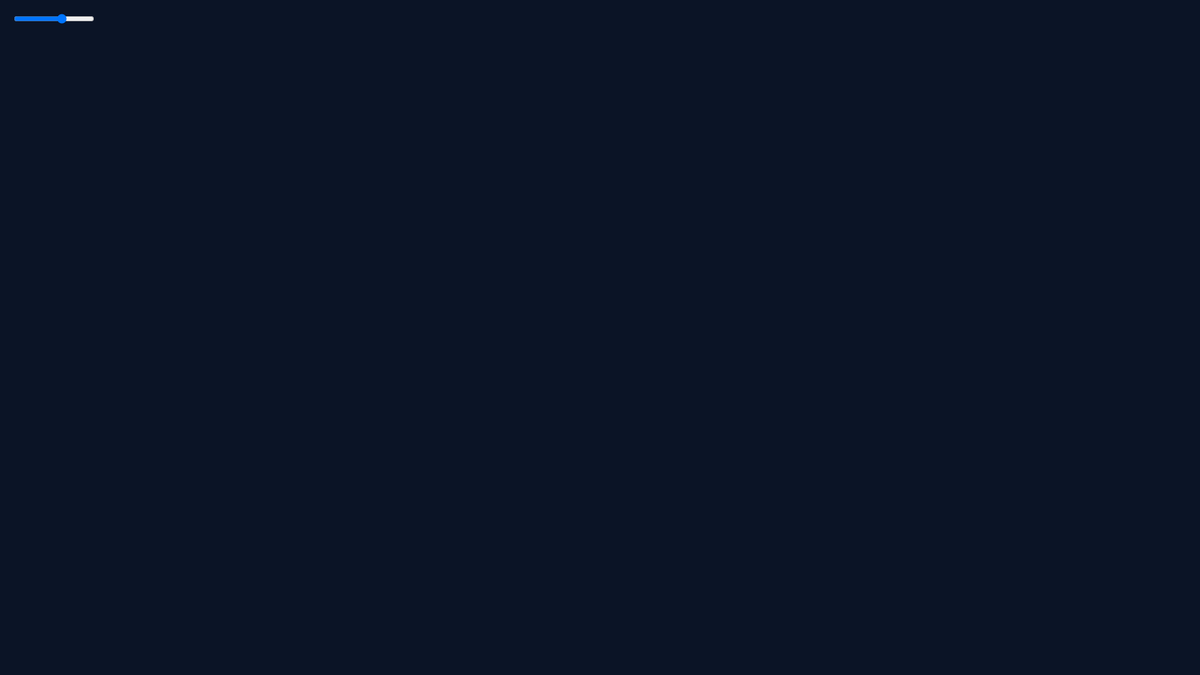
Frame 1 (no input)
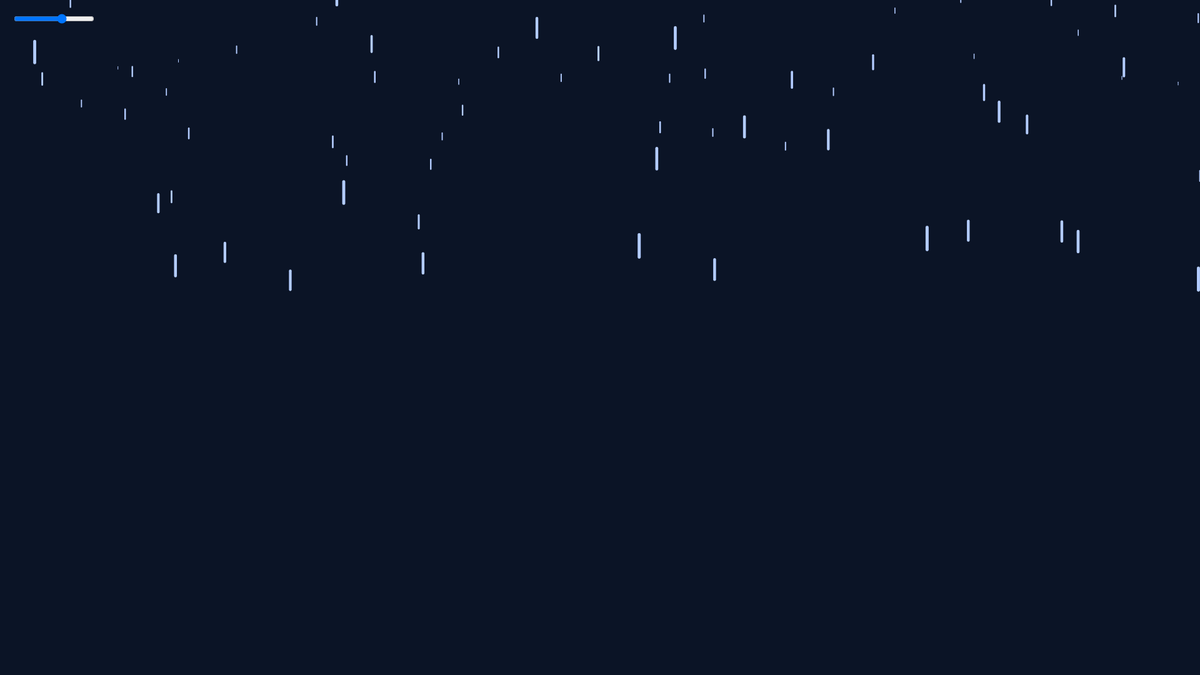
Frame 60 (no input)
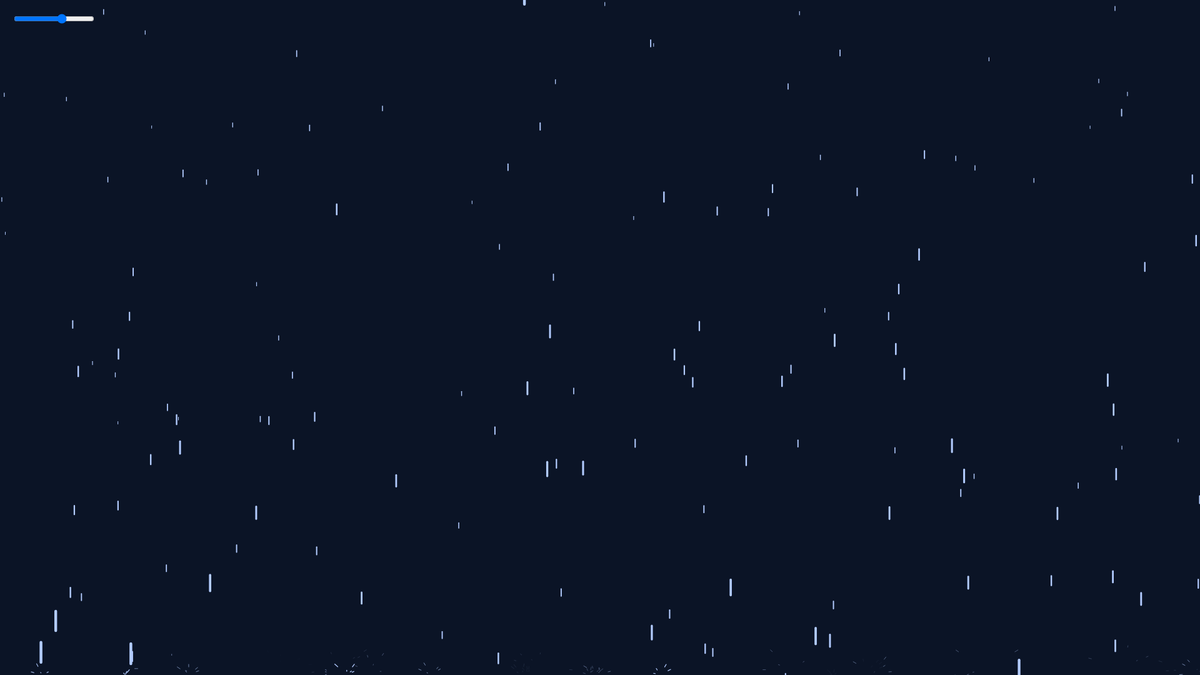
Frame 120 (the mouse pressed at the canvas centre since frame 60)

The p5.js sketch that drew these frames (run headless with seeded random() and noise() and a simulated clock; from frame 60 on, the mouse is pressed at the canvas centre):

// p5.js sketch
// ── sketch.js
class Drip {
	constructor(x, z) {
		this.size = 5;
		this.pos = createVector(x, height);
		this.v = createVector(random(this.size * -1, this.size), random(this.size * -1, 0));
		this.alpha = 400;
		this.z = z;
	}

	show = function() {
		//noStroke();
		//fill(255, this.alpha)
		strokeWeight(map(this.z, 0, 100, 0, 2));
		stroke(water[0], water[1], water[2], constrain(this.alpha, 0, 255));
		line(this.pos.x, this.pos.y, this.pos.x + this.v.x, this.pos.y + this.v.y);
	}

	move = function() {
		this.v.add(0, 0.2);
		this.pos.add(this.v);
		this.alpha -= 30;
	}
}

function splash(x, z, l) {
	for (k=0; k<l; k++) {
		drips.push(new Drip(x, z));
	}
}

function Drop (x, y, z) {
	this.x = x;
	this.y = y;
	this.z = z;
	if (z < 50) {
		z = 2 * z;
	}
	this.yvelocity = random(0.1, 0.6);
	this.yaccel =map(z, 50, 100, 0.2, 0.1);
	this.length = map(z, 50, 100, 20, 4);
	this.thick = map(z, 50, 100, 3, 1);
	//this.particles = new Array();
	//for (i=0; i<5; i++) {
	//	this.particles.push(new createVector(random(-2, 2), random(-2, 0)));
	//}

	this.set = function() {
		if (this.y > height) {
			splash(this.x, this.z, 5);
			//console.log("huh");
			this.x = random(width);
			this.y = random(-1000, -50);
			this.yvelocity = random(0,1, 1.5);
			//this.yaccel =map(z, 0, 100, 0.8, 0.1);
			//this.length = map(z, 0, 100, 20, 4);
			//this.thick = map(z, 0, 100, 3, 1);
			
		}
		//splash(100, 1);

	}

	this.fall = function() {
		this.y += this.yvelocity;
		this.yvelocity += this.yaccel;
	}

	this.show = function() {
		stroke(water);
		strokeWeight(this.thick);
  		line(this.x, this.y, this.x, this.y+this.length);
	}
}


function setup() {
  //frameRate(20);
  colorMode(HSB);
  hue;
  console.log(frameRate());
  createCanvas(1920, 1080);
  //background(13, 23, 38);
  hueSlide = createSlider(0, 360, 220);
  hueSlide.position(20, 20);
  
  //background(bgColour);
  drips = new Array();
  drops = new Array();
  for (i=0; i<200; i++) {
  	drops.push(new Drop(random(0, width), random(-1000, -50), random(0, 100)));
  }
  console.log(drops);
}

function draw() {
	hue = hueSlide.value();
	//hue = (millis()/100) % 360;
	water = color((hue), 30, 100);
  	bgColour = color(hue, 70, 15);
	background(bgColour);
	//console.log(frameRate());
	//splash(random(width), 5);
	for (j=drips.length-1; j>=0; j--) {
		drips[j].show();
		drips[j].move();
		if (drips[j].alpha < 0) {
			drips.splice(j, 1);
		}		
	}

	for (i=0; i<drops.length; i++) {
		//console.log(drops[i].z);
		drops[i].fall();
		drops[i].show();
		drops[i].set();

	}
	//console.log(drips.length);
	
	//console.log(drips.length + " after");
}
